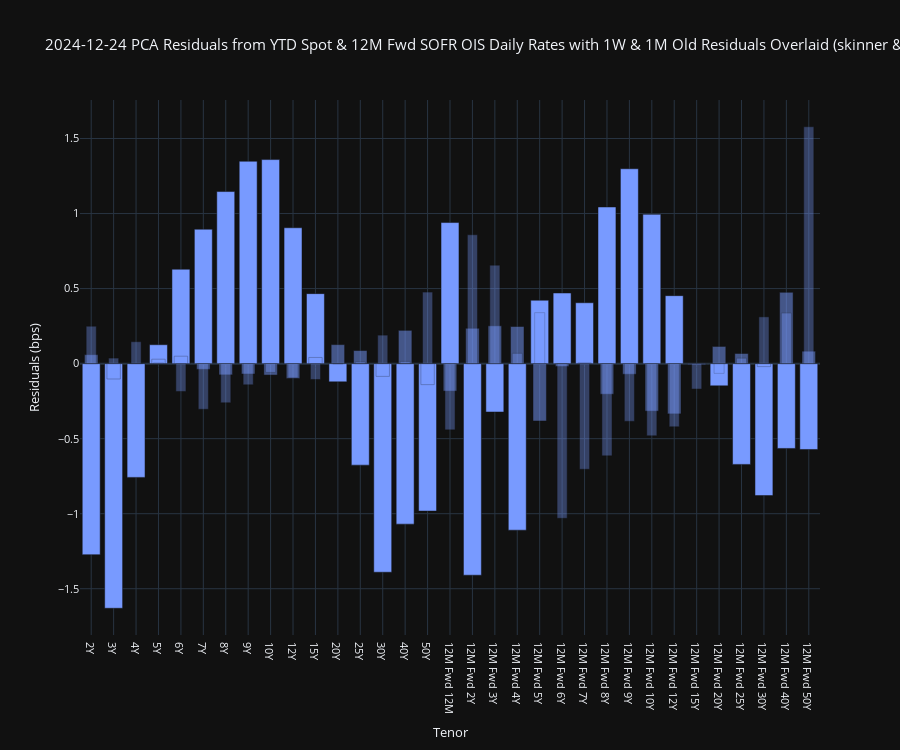

Notebook cell for this chart:
### Code cell
sofr_ois.pca_residual_credit_suisse_BBar_plot(
    pca_results=pca_results,
    tenors_to_plot=[
        "2Y",
        "3Y",
        "4Y",
        "5Y",
        "6Y",
        "7Y",
        "8Y",
        "9Y",
        "10Y",
        "12Y",
        "15Y",
        "20Y",
        "25Y",
        "30Y",
        "40Y",
        "50Y",
        "12M Fwd 12M",
        "12M Fwd 2Y",
        "12M Fwd 3Y",
        "12M Fwd 4Y",
        "12M Fwd 5Y",
        "12M Fwd 6Y",
        "12M Fwd 7Y",
        "12M Fwd 8Y",
        "12M Fwd 9Y",
        "12M Fwd 10Y",
        "12M Fwd 12Y",
        "12M Fwd 15Y",
        "12M Fwd 20Y",
        "12M Fwd 25Y",
        "12M Fwd 30Y",
        "12M Fwd 40Y",
        "12M Fwd 50Y",
    ],
    bday_offsets=[20, 5], 
    title="2024-12-24 PCA Residuals from YTD Spot & 12M Fwd SOFR OIS Daily Rates with 1W & 1M Old Residuals Overlaid (skinner & lighter => older)"
)

### Figure 1 — Plotly figure (JSON) as saved in the notebook; plotly's stock layout.template omitted (floating-point values rounded to 4 significant figures)
{"data": [{"marker": {"color": "rgb(120, 154, 255)"}, "name": "2024-12-24", "showlegend": false, "type": "bar", "x": ["2Y"], "y": [-1.273]}, {"marker": {"color": "rgb(120, 154, 255)"}, "name": "2024-12-24", "showlegend": false, "type": "bar", "x": ["3Y"], "y": [-1.63]}, {"marker": {"color": "rgb(120, 154, 255)"}, "name": "2024-12-24", "showlegend": false, "type": "bar", "x": ["4Y"], "y": [-0.758]}, {"marker": {"color": "rgb(120, 154, 255)"}, "name": "2024-12-24", "showlegend": false, "type": "bar", "x": ["5Y"], "y": [0.1261]}, {"marker": {"color": "rgb(120, 154, 255)"}, "name": "2024-12-24", "showlegend": false, "type": "bar", "x": ["6Y"], "y": [0.629]}, {"marker": {"color": "rgb(120, 154, 255)"}, "name": "2024-12-24", "showlegend": false, "type": "bar", "x": ["7Y"], "y": [0.8957]}, {"marker": {"color": "rgb(120, 154, 255)"}, "name": "2024-12-24", "showlegend": false, "type": "bar", "x": ["8Y"], "y": [1.147]}, {"marker": {"color": "rgb(120, 154, 255)"}, "name": "2024-12-24", "showlegend": false, "type": "bar", "x": ["9Y"], "y": [1.348]}, {"marker": {"color": "rgb(120, 154, 255)"}, "name": "2024-12-24", "showlegend": false, "type": "bar", "x": ["10Y"], "y": [1.36]}, {"marker": {"color": "rgb(120, 154, 255)"}, "name": "2024-12-24", "showlegend": false, "type": "bar", "x": ["12Y"], "y": [0.9054]}, {"marker": {"color": "rgb(120, 154, 255)"}, "name": "2024-12-24", "showlegend": false, "type": "bar", "x": ["15Y"], "y": [0.4664]}, {"marker": {"color": "rgb(120, 154, 255)"}, "name": "2024-12-24", "showlegend": false, "type": "bar", "x": ["20Y"], "y": [-0.1211]}, {"marker": {"color": "rgb(120, 154, 255)"}, "name": "2024-12-24", "showlegend": false, "type": "bar", "x": ["25Y"], "y": [-0.6764]}, {"marker": {"color": "rgb(120, 154, 255)"}, "name": "2024-12-24", "showlegend": false, "type": "bar", "x": ["30Y"], "y": [-1.39]}, {"marker": {"color": "rgb(120, 154, 255)"}, "name": "2024-12-24", "showlegend": false, "type": "bar", "x": ["40Y"], "y": [-1.069]}, {"marker": {"color": "rgb(120, 154, 255)"}, "name": "2024-12-24", "showlegend": false, "type": "bar", "x": ["50Y"], "y": [-0.9825]}, {"marker": {"color": "rgb(120, 154, 255)"}, "name": "2024-12-24", "showlegend": false, "type": "bar", "x": ["12M Fwd 12M"], "y": [0.94]}, {"marker": {"color": "rgb(120, 154, 255)"}, "name": "2024-12-24", "showlegend": false, "type": "bar", "x": ["12M Fwd 2Y"], "y": [-1.41]}, {"marker": {"color": "rgb(120, 154, 255)"}, "name": "2024-12-24", "showlegend": false, "type": "bar", "x": ["12M Fwd 3Y"], "y": [-0.3223]}, {"marker": {"color": "rgb(120, 154, 255)"}, "name": "2024-12-24", "showlegend": false, "type": "bar", "x": ["12M Fwd 4Y"], "y": [-1.11]}, {"marker": {"color": "rgb(120, 154, 255)"}, "name": "2024-12-24", "showlegend": false, "type": "bar", "x": ["12M Fwd 5Y"], "y": [0.4225]}, {"marker": {"color": "rgb(120, 154, 255)"}, "name": "2024-12-24", "showlegend": false, "type": "bar", "x": ["12M Fwd 6Y"], "y": [0.4706]}, {"marker": {"color": "rgb(120, 154, 255)"}, "name": "2024-12-24", "showlegend": false, "type": "bar", "x": ["12M Fwd 7Y"], "y": [0.4057]}, {"marker": {"color": "rgb(120, 154, 255)"}, "name": "2024-12-24", "showlegend": false, "type": "bar", "x": ["12M Fwd 8Y"], "y": [1.044]}, {"marker": {"color": "rgb(120, 154, 255)"}, "name": "2024-12-24", "showlegend": false, "type": "bar", "x": ["12M Fwd 9Y"], "y": [1.299]}, {"marker": {"color": "rgb(120, 154, 255)"}, "name": "2024-12-24", "showlegend": false, "type": "bar", "x": ["12M Fwd 10Y"], "y": [0.995]}, {"marker": {"color": "rgb(120, 154, 255)"}, "name": "2024-12-24", "showlegend": false, "type": "bar", "x": ["12M Fwd 12Y"], "y": [0.4528]}, {"marker": {"color": "rgb(120, 154, 255)"}, "name": "2024-12-24", "showlegend": false, "type": "bar", "x": ["12M Fwd 15Y"], "y": [-0.006023]}, {"marker": {"color": "rgb(120, 154, 255)"}, "name": "2024-12-24", "showlegend": false, "type": "bar", "x": ["12M Fwd 20Y"], "y": [-0.1478]}, {"marker": {"color": "rgb(120, 154, 255)"}, "name": "2024-12-24", "showlegend": false, "type": "bar", "x": ["12M Fwd 25Y"], "y": [-0.6714]}, {"marker": {"color": "rgb(120, 154, 255)"}, "name": "2024-12-24", "showlegend": false, "type": "bar", "x": ["12M Fwd 30Y"], "y": [-0.8793]}, {"marker": {"color": "rgb(120, 154, 255)"}, "name": "2024-12-24", "showlegend": false, "type": "bar", "x": ["12M Fwd 40Y"], "y": [-0.565]}, {"marker": {"color": "rgb(120, 154, 255)"}, "name": "2024-12-24", "showlegend": false, "type": "bar", "x": ["12M Fwd 50Y"], "y": [-0.5721]}, {"marker": {"color": "rgb(120, 154, 255)", "opacity": 0.5}, "name": "2024-12-17", "showlegend": false, "type": "bar", "width": 0.6, "x": ["2Y"], "y": [0.05978]}, {"marker": {"color": "rgb(120, 154, 255)", "opacity": 0.5}, "name": "2024-12-17", "showlegend": false, "type": "bar", "width": 0.6, "x": ["3Y"], "y": [-0.1025]}, {"marker": {"color": "rgb(120, 154, 255)", "opacity": 0.5}, "name": "2024-12-17", "showlegend": false, "type": "bar", "width": 0.6, "x": ["4Y"], "y": [0.001383]}, {"marker": {"color": "rgb(120, 154, 255)", "opacity": 0.5}, "name": "2024-12-17", "showlegend": false, "type": "bar", "width": 0.6, "x": ["5Y"], "y": [0.02953]}, {"marker": {"color": "rgb(120, 154, 255)", "opacity": 0.5}, "name": "2024-12-17", "showlegend": false, "type": "bar", "width": 0.6, "x": ["6Y"], "y": [0.04958]}, {"marker": {"color": "rgb(120, 154, 255)", "opacity": 0.5}, "name": "2024-12-17", "showlegend": false, "type": "bar", "width": 0.6, "x": ["7Y"], "y": [-0.03793]}, {"marker": {"color": "rgb(120, 154, 255)", "opacity": 0.5}, "name": "2024-12-17", "showlegend": false, "type": "bar", "width": 0.6, "x": ["8Y"], "y": [-0.07478]}, {"marker": {"color": "rgb(120, 154, 255)", "opacity": 0.5}, "name": "2024-12-17", "showlegend": false, "type": "bar", "width": 0.6, "x": ["9Y"], "y": [-0.06895]}, {"marker": {"color": "rgb(120, 154, 255)", "opacity": 0.5}, "name": "2024-12-17", "showlegend": false, "type": "bar", "width": 0.6, "x": ["10Y"], "y": [-0.07609]}, {"marker": {"color": "rgb(120, 154, 255)", "opacity": 0.5}, "name": "2024-12-17", "showlegend": false, "type": "bar", "width": 0.6, "x": ["12Y"], "y": [-0.09851]}, {"marker": {"color": "rgb(120, 154, 255)", "opacity": 0.5}, "name": "2024-12-17", "showlegend": false, "type": "bar", "width": 0.6, "x": ["15Y"], "y": [0.04122]}, {"marker": {"color": "rgb(120, 154, 255)", "opacity": 0.5}, "name": "2024-12-17", "showlegend": false, "type": "bar", "width": 0.6, "x": ["20Y"], "y": [0.1268]}, {"marker": {"color": "rgb(120, 154, 255)", "opacity": 0.5}, "name": "2024-12-17", "showlegend": false, "type": "bar", "width": 0.6, "x": ["25Y"], "y": [0.08724]}, {"marker": {"color": "rgb(120, 154, 255)", "opacity": 0.5}, "name": "2024-12-17", "showlegend": false, "type": "bar", "width": 0.6, "x": ["30Y"], "y": [-0.08512]}, {"marker": {"color": "rgb(120, 154, 255)", "opacity": 0.5}, "name": "2024-12-17", "showlegend": false, "type": "bar", "width": 0.6, "x": ["40Y"], "y": [0.2218]}, {"marker": {"color": "rgb(120, 154, 255)", "opacity": 0.5}, "name": "2024-12-17", "showlegend": false, "type": "bar", "width": 0.6, "x": ["50Y"], "y": [-0.1399]}, {"marker": {"color": "rgb(120, 154, 255)", "opacity": 0.5}, "name": "2024-12-17", "showlegend": false, "type": "bar", "width": 0.6, "x": ["12M Fwd 12M"], "y": [-0.1829]}, {"marker": {"color": "rgb(120, 154, 255)", "opacity": 0.5}, "name": "2024-12-17", "showlegend": false, "type": "bar", "width": 0.6, "x": ["12M Fwd 2Y"], "y": [0.2355]}, {"marker": {"color": "rgb(120, 154, 255)", "opacity": 0.5}, "name": "2024-12-17", "showlegend": false, "type": "bar", "width": 0.6, "x": ["12M Fwd 3Y"], "y": [0.2519]}, {"marker": {"color": "rgb(120, 154, 255)", "opacity": 0.5}, "name": "2024-12-17", "showlegend": false, "type": "bar", "width": 0.6, "x": ["12M Fwd 4Y"], "y": [0.2475]}, {"marker": {"color": "rgb(120, 154, 255)", "opacity": 0.5}, "name": "2024-12-17", "showlegend": false, "type": "bar", "width": 0.6, "x": ["12M Fwd 5Y"], "y": [-0.3822]}, {"marker": {"color": "rgb(120, 154, 255)", "opacity": 0.5}, "name": "2024-12-17", "showlegend": false, "type": "bar", "width": 0.6, "x": ["12M Fwd 6Y"], "y": [-0.01894]}, {"marker": {"color": "rgb(120, 154, 255)", "opacity": 0.5}, "name": "2024-12-17", "showlegend": false, "type": "bar", "width": 0.6, "x": ["12M Fwd 7Y"], "y": [0.004667]}, {"marker": {"color": "rgb(120, 154, 255)", "opacity": 0.5}, "name": "2024-12-17", "showlegend": false, "type": "bar", "width": 0.6, "x": ["12M Fwd 8Y"], "y": [-0.2037]}, {"marker": {"color": "rgb(120, 154, 255)", "opacity": 0.5}, "name": "2024-12-17", "showlegend": false, "type": "bar", "width": 0.6, "x": ["12M Fwd 9Y"], "y": [-0.07065]}, {"marker": {"color": "rgb(120, 154, 255)", "opacity": 0.5}, "name": "2024-12-17", "showlegend": false, "type": "bar", "width": 0.6, "x": ["12M Fwd 10Y"], "y": [-0.3163]}, {"marker": {"color": "rgb(120, 154, 255)", "opacity": 0.5}, "name": "2024-12-17", "showlegend": false, "type": "bar", "width": 0.6, "x": ["12M Fwd 12Y"], "y": [-0.3347]}, {"marker": {"color": "rgb(120, 154, 255)", "opacity": 0.5}, "name": "2024-12-17", "showlegend": false, "type": "bar", "width": 0.6, "x": ["12M Fwd 15Y"], "y": [-0.004927]}, {"marker": {"color": "rgb(120, 154, 255)", "opacity": 0.5}, "name": "2024-12-17", "showlegend": false, "type": "bar", "width": 0.6, "x": ["12M Fwd 20Y"], "y": [0.1146]}, {"marker": {"color": "rgb(120, 154, 255)", "opacity": 0.5}, "name": "2024-12-17", "showlegend": false, "type": "bar", "width": 0.6, "x": ["12M Fwd 25Y"], "y": [0.06758]}, {"marker": {"color": "rgb(120, 154, 255)", "opacity": 0.5}, "name": "2024-12-17", "showlegend": false, "type": "bar", "width": 0.6, "x": ["12M Fwd 30Y"], "y": [-0.01968]}, {"marker": {"color": "rgb(120, 154, 255)", "opacity": 0.5}, "name": "2024-12-17", "showlegend": false, "type": "bar", "width": 0.6, "x": ["12M Fwd 40Y"], "y": [0.475]}, {"marker": {"color": "rgb(120, 154, 255)", "opacity": 0.5}, "name": "2024-12-17", "showlegend": false, "type": "bar", "width": 0.6, "x": ["12M Fwd 50Y"], "y": [0.08285]}, {"marker": {"color": "rgb(120, 154, 255)", "opacity": 0.35}, "name": "2024-11-26", "showlegend": false, "type": "bar", "width": 0.45, "x": ["2Y"], "y": [0.2493]}, {"marker": {"color": "rgb(120, 154, 255)", "opacity": 0.35}, "name": "2024-11-26", "showlegend": false, "type": "bar", "width": 0.45, "x": ["3Y"], "y": [0.03699]}, {"marker": {"color": "rgb(120, 154, 255)", "opacity": 0.35}, "name": "2024-11-26", "showlegend": false, "type": "bar", "width": 0.45, "x": ["4Y"], "y": [0.1461]}, {"marker": {"color": "rgb(120, 154, 255)", "opacity": 0.35}, "name": "2024-11-26", "showlegend": false, "type": "bar", "width": 0.45, "x": ["5Y"], "y": [0.005319]}, {"marker": {"color": "rgb(120, 154, 255)", "opacity": 0.35}, "name": "2024-11-26", "showlegend": false, "type": "bar", "width": 0.45, "x": ["6Y"], "y": [-0.1854]}, {"marker": {"color": "rgb(120, 154, 255)", "opacity": 0.35}, "name": "2024-11-26", "showlegend": false, "type": "bar", "width": 0.45, "x": ["7Y"], "y": [-0.3042]}, {"marker": {"color": "rgb(120, 154, 255)", "opacity": 0.35}, "name": "2024-11-26", "showlegend": false, "type": "bar", "width": 0.45, "x": ["8Y"], "y": [-0.2607]}, {"marker": {"color": "rgb(120, 154, 255)", "opacity": 0.35}, "name": "2024-11-26", "showlegend": false, "type": "bar", "width": 0.45, "x": ["9Y"], "y": [-0.1409]}, {"marker": {"color": "rgb(120, 154, 255)", "opacity": 0.35}, "name": "2024-11-26", "showlegend": false, "type": "bar", "width": 0.45, "x": ["10Y"], "y": [-0.05844]}, {"marker": {"color": "rgb(120, 154, 255)", "opacity": 0.35}, "name": "2024-11-26", "showlegend": false, "type": "bar", "width": 0.45, "x": ["12Y"], "y": [-0.09506]}, {"marker": {"color": "rgb(120, 154, 255)", "opacity": 0.35}, "name": "2024-11-26", "showlegend": false, "type": "bar", "width": 0.45, "x": ["15Y"], "y": [-0.1056]}, {"marker": {"color": "rgb(120, 154, 255)", "opacity": 0.35}, "name": "2024-11-26", "showlegend": false, "type": "bar", "width": 0.45, "x": ["20Y"], "y": [-0.001654]}, {"marker": {"color": "rgb(120, 154, 255)", "opacity": 0.35}, "name": "2024-11-26", "showlegend": false, "type": "bar", "width": 0.45, "x": ["25Y"], "y": [0.01153]}, {"marker": {"color": "rgb(120, 154, 255)", "opacity": 0.35}, "name": "2024-11-26", "showlegend": false, "type": "bar", "width": 0.45, "x": ["30Y"], "y": [0.1899]}, {"marker": {"color": "rgb(120, 154, 255)", "opacity": 0.35}, "name": "2024-11-26", "showlegend": false, "type": "bar", "width": 0.45, "x": ["40Y"], "y": [0.01463]}, {"marker": {"color": "rgb(120, 154, 255)", "opacity": 0.35}, "name": "2024-11-26", "showlegend": false, "type": "bar", "width": 0.45, "x": ["50Y"], "y": [0.4768]}, {"marker": {"color": "rgb(120, 154, 255)", "opacity": 0.35}, "name": "2024-11-26", "showlegend": false, "type": "bar", "width": 0.45, "x": ["12M Fwd 12M"], "y": [-0.441]}, {"marker": {"color": "rgb(120, 154, 255)", "opacity": 0.35}, "name": "2024-11-26", "showlegend": false, "type": "bar", "width": 0.45, "x": ["12M Fwd 2Y"], "y": [0.8588]}, {"marker": {"color": "rgb(120, 154, 255)", "opacity": 0.35}, "name": "2024-11-26", "showlegend": false, "type": "bar", "width": 0.45, "x": ["12M Fwd 3Y"], "y": [0.6561]}, {"marker": {"color": "rgb(120, 154, 255)", "opacity": 0.35}, "name": "2024-11-26", "showlegend": false, "type": "bar", "width": 0.45, "x": ["12M Fwd 4Y"], "y": [0.06885]}, {"marker": {"color": "rgb(120, 154, 255)", "opacity": 0.35}, "name": "2024-11-26", "showlegend": false, "type": "bar", "width": 0.45, "x": ["12M Fwd 5Y"], "y": [0.3397]}, {"marker": {"color": "rgb(120, 154, 255)", "opacity": 0.35}, "name": "2024-11-26", "showlegend": false, "type": "bar", "width": 0.45, "x": ["12M Fwd 6Y"], "y": [-1.031]}, {"marker": {"color": "rgb(120, 154, 255)", "opacity": 0.35}, "name": "2024-11-26", "showlegend": false, "type": "bar", "width": 0.45, "x": ["12M Fwd 7Y"], "y": [-0.7038]}, {"marker": {"color": "rgb(120, 154, 255)", "opacity": 0.35}, "name": "2024-11-26", "showlegend": false, "type": "bar", "width": 0.45, "x": ["12M Fwd 8Y"], "y": [-0.6147]}, {"marker": {"color": "rgb(120, 154, 255)", "opacity": 0.35}, "name": "2024-11-26", "showlegend": false, "type": "bar", "width": 0.45, "x": ["12M Fwd 9Y"], "y": [-0.3845]}, {"marker": {"color": "rgb(120, 154, 255)", "opacity": 0.35}, "name": "2024-11-26", "showlegend": false, "type": "bar", "width": 0.45, "x": ["12M Fwd 10Y"], "y": [-0.4808]}, {"marker": {"color": "rgb(120, 154, 255)", "opacity": 0.35}, "name": "2024-11-26", "showlegend": false, "type": "bar", "width": 0.45, "x": ["12M Fwd 12Y"], "y": [-0.4208]}, {"marker": {"color": "rgb(120, 154, 255)", "opacity": 0.35}, "name": "2024-11-26", "showlegend": false, "type": "bar", "width": 0.45, "x": ["12M Fwd 15Y"], "y": [-0.1693]}, {"marker": {"color": "rgb(120, 154, 255)", "opacity": 0.35}, "name": "2024-11-26", "showlegend": false, "type": "bar", "width": 0.45, "x": ["12M Fwd 20Y"], "y": [-0.06505]}, {"marker": {"color": "rgb(120, 154, 255)", "opacity": 0.35}, "name": "2024-11-26", "showlegend": false, "type": "bar", "width": 0.45, "x": ["12M Fwd 25Y"], "y": [0.03647]}, {"marker": {"color": "rgb(120, 154, 255)", "opacity": 0.35}, "name": "2024-11-26", "showlegend": false, "type": "bar", "width": 0.45, "x": ["12M Fwd 30Y"], "y": [0.3116]}, {"marker": {"color": "rgb(120, 154, 255)", "opacity": 0.35}, "name": "2024-11-26", "showlegend": false, "type": "bar", "width": 0.45, "x": ["12M Fwd 40Y"], "y": [0.3374]}, {"marker": {"color": "rgb(120, 154, 255)", "opacity": 0.35}, "name": "2024-11-26", "showlegend": false, "type": "bar", "width": 0.45, "x": ["12M Fwd 50Y"], "y": [1.578]}], "layout": {"barmode": "overlay", "font": {"size": 11}, "height": 750, "legend": {"orientation": "h", "title": {"text": "Dates"}, "x": 1, "xanchor": "right", "y": 1.02, "yanchor": "bottom"}, "title": {"text": "2024-12-24 PCA Residuals from YTD Spot & 12M Fwd SOFR OIS Daily Rates with 1W & 1M Old Residuals Overlaid (skinner & lighter => older)"}, "xaxis": {"showgrid": true, "showspikes": true, "spikecolor": "white", "spikemode": "across", "spikesnap": "cursor", "title": {"text": "Tenor"}}, "yaxis": {"showgrid": true, "showspikes": true, "spikecolor": "white", "spikesnap": "cursor", "spikethickness": 0.5, "title": {"text": "Residuals (bps)"}}}}
